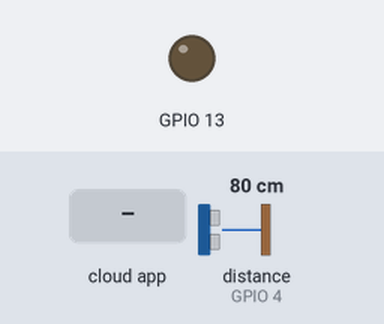
Recording of a sketch running on a simulated ESP8266 (NodeMCU). On the bench: output pins drawn as LEDs (lit = HIGH). Wiring (inferred from the names in the program): ultrasonic range finder: trigger GPIO 5; echo GPIO 4. The test bench sets the inputs (shaded band); at power-on: distance to the obstacle (sensor on GPIO 4) 80 cm. The echo pulse lasts 58.3 µs per cm; WiFi joins after 1.5 s; servers stay silent unless stated; the Firebase database answers and starts empty; pins used as bus, display or sensor lines are not drawn; what the sketch prints to the serial monitor is not drawn.

Above: at 2.7 s.
2.8 s: the phone or cloud app sets LED_STATUS to 1
At 3.7 s:
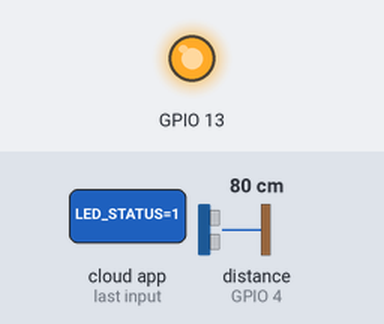
4.3 s: the phone or cloud app sets LED_STATUS to 0
At 5.9 s:
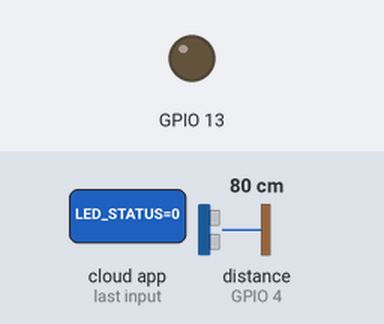
Timing chart, 0 to 7.4 s (numbered marks = the images above; inputs shaded):
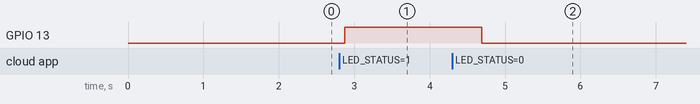

The sketch:

Firebase_Test.ino
```cpp
#include <Firebase.h>
#include <ESP8266WiFi.h>
#include <WiFiManager.h>

char ip[20];
char gateway[20];
char subnet_mask[20];
char host[30];
char url[30];
char port[10];
char id[10] ;

const int trig = 5;     // chân trig của HC-SR04
const int echo = 4;     // chân echo của HC-SR04
#include <FirebaseArduino.h>

#define FIREBASE_HOST "sokjeonsokgyul.firebaseio.com"


void setup() {

  pinMode(trig,OUTPUT);   // chân trig sẽ phát tín hiệu
    pinMode(echo,INPUT);    // chân echo sẽ nhận tín hiệu
    pinMode(13, OUTPUT);

  Serial.begin(115200);
  Serial.println();

  Serial.print("Connecting to Wi-Fi");

  IPAddress IP,Gateway, Subnet_mask;

  WiFiManagerParameter custom_ip("ip", "IP", ip, 20);
  WiFiManagerParameter custom_gateway("gw", "GATEWAY", gateway, 10);
  WiFiManagerParameter custom_subnet_mask("sn", "SUBNET MASK",subnet_mask,10);
  WiFiManagerParameter custom_host("host", "HOST",host,100);
  WiFiManagerParameter custom_url("url", "URL",url,100);
  WiFiManagerParameter custom_port("port","PORT",port,10);
  WiFiManagerParameter custom_id("id", "ID",id,10);

  WiFiManager wifiManager;

  wifiManager.setConfigPortalTimeout(60);
  wifiManager.addParameter(&custom_ip);
  wifiManager.addParameter(&custom_gateway);
  wifiManager.addParameter(&custom_subnet_mask);
  wifiManager.addParameter(&custom_host);
  wifiManager.addParameter(&custom_url);
  wifiManager.addParameter(&custom_port);
  wifiManager.addParameter(&custom_id);

wifiManager.resetSettings();
wifiManager.autoConnect("we love soksok");
if(!wifiManager.autoConnect("we love soksok"))
{
  Serial.println("failed to connect and hit timeout");
    delay(3000);
    //reset and try again, or maybe put it to deep W223sleep
    ESP.reset();
}
 Serial.println("connected...");
   IP.fromString(ip);
   Gateway.fromString(gateway);
   Subnet_mask.fromString(subnet_mask);
 //cauhinh
   wifiManager.setSTAStaticIPConfig(IP,Gateway,Subnet_mask);

  strcpy( ip, custom_ip.getValue());
  strcpy( gateway, custom_gateway.getValue());
  strcpy( subnet_mask, custom_subnet_mask.getValue());
  strcpy( host, custom_host.getValue());
  strcpy( url, custom_url.getValue());
  strcpy( port, custom_port.getValue());
  strcpy( id, custom_id.getValue());
  // put your setup code here, to run once:

Firebase.begin(FIREBASE_HOST);

int n=0;

}

void loop() {

   unsigned long duration; // biến đo thời gian
    int distance;           // biến lưu khoảng cách

    /* Phát xung từ chân trig */
    digitalWrite(trig,0);   // tắt chân trig
    delayMicroseconds(2);
    digitalWrite(trig,1);   // phát xung từ chân trig
    delayMicroseconds(5);   // xung có độ dài 5 microSeconds
    digitalWrite(trig,0);   // tắt chân trig

    /* Tính toán thời gian */
    // Đo độ rộng xung HIGH ở chân echo.
    duration = pulseIn(echo,HIGH);
    // Tính khoảng cách đến vật.
    distance = int(duration/2/29.412);


    Firebase.pushFloat("logs1", distance);
  // handle error
  if (Firebase.failed()) {
      Serial.println("pushing /logs failed:");
      Serial.println(Firebase.error());
      return;
  }
  Serial.print("pushed: /logs1/");

  Firebase.setFloat("logs", distance);
  // handle error
  if (Firebase.failed()) {
      Serial.println("pushing /logs failed:");
      Serial.println(Firebase.error());
      return;
  }
  //get value
 int  n = Firebase.getInt("LED_STATUS");
   if(n==1){
      digitalWrite(13,1);
      Serial.println("LED ON");
   }
    else{
        digitalWrite(13,0);
        Serial.println("LED OFF");
    }

}
```

Measured:
- after the input at 2.8 s, GPIO 13: LOW → HIGH after 0.07 s
- after the input at 4.3 s, GPIO 13: HIGH → LOW after 0.39 s
